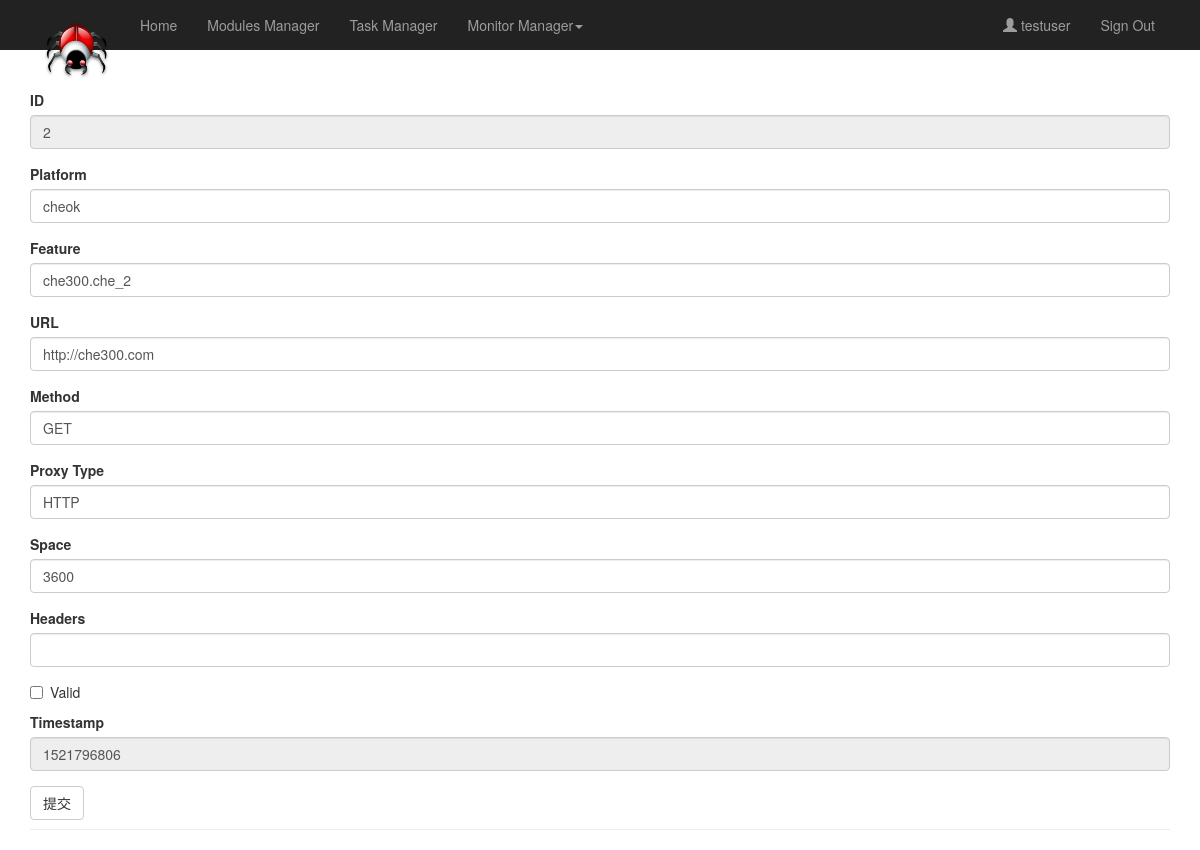
Screenshot of /task/2/edit (signed in) with the database file from the repository.
### app/models.py (models this page shows, shortened)
class User(db.Model, UserMixin):
    __tablename__ = 'users'
    id = db.Column(db.Integer, primary_key=True)
    username = db.Column(db.String(32), index=True)
    password_hash = db.Column(db.String(128))
    @property
    def password(self):
        raise AttributeError('Password is not a readable attribute.')

class MainTask(db.Model):
    __tablename__ = 'main_task'
    id = db.Column(db.Integer, primary_key=True)
    url = db.Column(db.String(1024))
    platform = db.Column(db.String(32))
    feature = db.Column(db.String(32))
    space = db.Column(db.Integer)
    headers = db.Column(db.String(1024))
    method = db.Column(db.String(8), default='GET')
    proxy = db.Column(db.String(8), default='HTTP')
    valid = db.Column(db.Boolean, default=True)
    timestamp = db.Column(db.Integer)

### app/task/views.py (the view, shortened to what this page needs)
@task.route('/<tid>/edit', methods=['GET', 'POST'])
@login_required
def edit_task(tid):
    main_task = MainTask.query.get(int(tid))
    form = TaskForm()
    if int(tid) == -1:
        main_task = MainTask()
    form.update(main_task)
    return render_template('task/task_edit.html', form=form)

### app/models.py (called while the page is built)
@login_manager.user_loader
def load_user(uid):
    return User.query.get(int(uid))

### app/task/forms.py (called while the page is built)
    def update(self, task):
        self.id.data = str(task.id)
        self.url.data = task.url
        self.platform.data = task.platform
        self.feature.data = task.feature
        self.space.data = task.space
        self.headers.data = task.headers
        self.method.data = task.method
        self.proxy.data = task.proxy
        self.valid.data = bool(task.valid)
        self.timestamp.data = task.timestamp

### app/templates/task/task_edit.html (shortened to what this page needs)
{% extends "base.html" %}
{% import "bootstrap/wtf.html" as wtf %}
{% block page_content %}
<div class="page-header">
    {{ wtf.quick_form(form) }}
</div>
{% endblock %}

### app/templates/base.html (shortened to what this page needs)
{% extends "bootstrap/base.html" %}
{% block head %}
{{ super() }}
{% endblock %}
{% block navbar %}
<div class="navbar-inverse" role="navigation">
    <div class="container">
        <div class="navbar-header">
            <a class="navbar-brand" href="/">
                <img alt="Brand" src="/static/virus.ico" width="65px" height="65px">
            </a>
        </div>
        <div class="navbar-collapse collapse">
            <ul class="nav navbar-nav">
                <li role="presentation" {% if request.endpoint=="/" %}class="active"{% endif %}>
                    <a href="/">Home</a>
                </li>
                <li role="presentation" {% if request.endpoint=="modules.modules_list" %}class="active"{% endif %}>
                    <a href="{{ url_for('modules.modules_list') }}">Modules Manager</a>
                </li>
                <li role="presentation" {% if request.endpoint=="task.task_list" %}class="active"{% endif %}>
                    <a href="{{ url_for('task.task_list') }}">Task Manager</a>
                </li>
                <li class="dropdown" role="presentation" {% if request.endpoint=="monitor.monitor_status" %}class="active"{% endif %}>
                  <a href="#" class="dropdown-toggle" data-toggle="dropdown">
                      Monitor Manager<span class="caret"></span>
                  </a>
                </li>
            </ul>
            <ul class="nav navbar-nav navbar-right">
                {% if current_user.is_authenticated %}
                <li><a><i class="glyphicon glyphicon-user"></i> {{ current_user.username }}</a></li>
                <li><a href="{{ url_for('auth.logout') }}">Sign Out</a></li>
                {% else %}
                <li><a href="{{ url_for('auth.login') }}">Sign In</a></li>
                {% endif %}
            </ul>
        </div>
    </div>
</div>
{% endblock %}
{% block content %}
<div class="container">
    {% block page_content %}
    {% endblock %}
</div>
{% endblock %}

### rows the page displays
User: username "testuser"
MainTask: id "2", platform "cheok", feature "che300.che_2", url "http://che300.com", method "GET", proxy "HTTP", space "3600", timestamp "1521796806"
